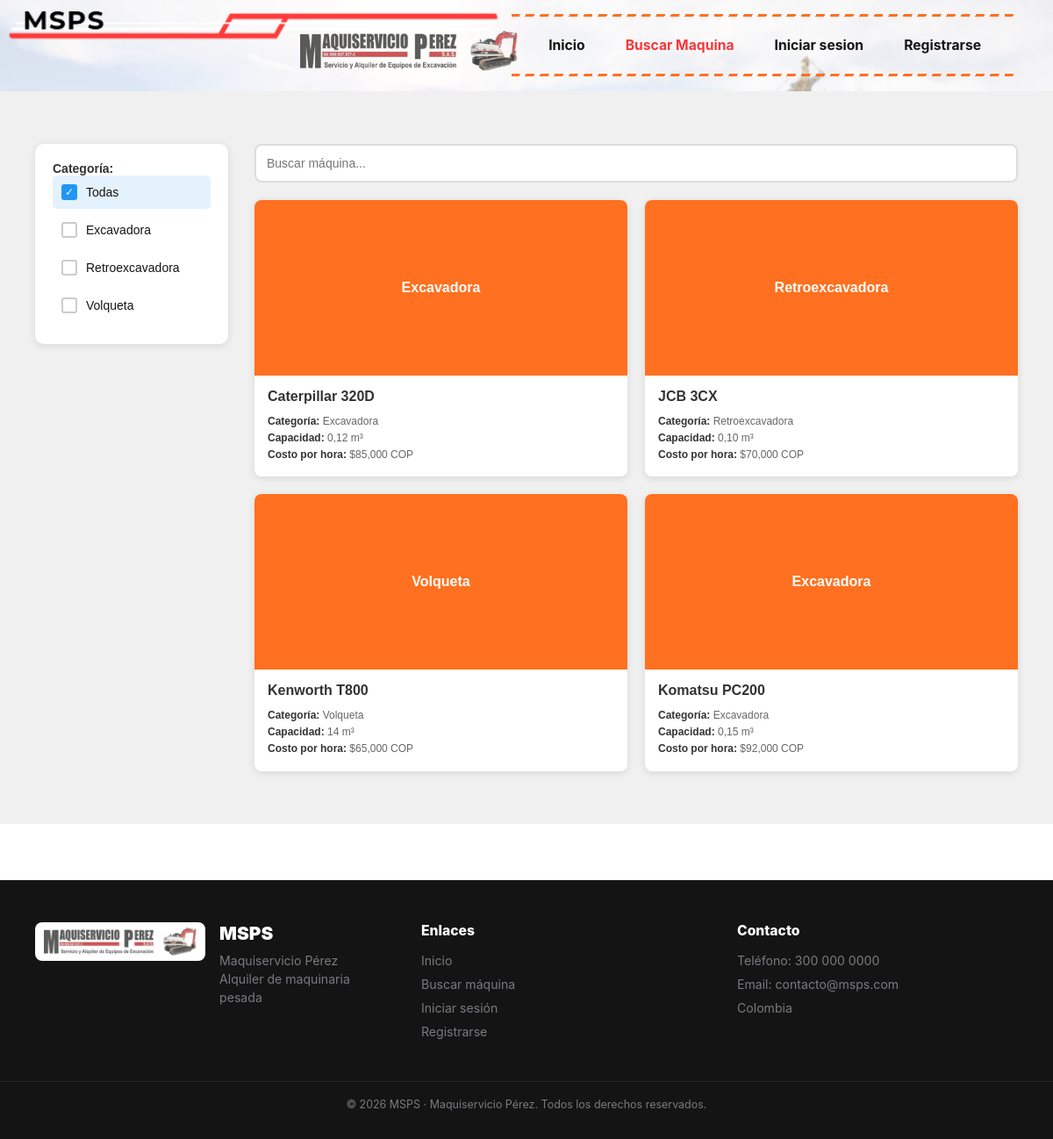
The app's page /maquinas with its own data.
### tables this page shows
CREATE TABLE categorias (
    id_categoria     INTEGER PRIMARY KEY AUTOINCREMENT,
    nombre_categoria TEXT NOT NULL UNIQUE
);

CREATE TABLE maquinarias (
    id_maquinaria   INTEGER PRIMARY KEY AUTOINCREMENT,
    marca           TEXT NOT NULL,
    descripcion     TEXT,
    capacidad       TEXT,
    modelo          TEXT,
    costo_por_hora  REAL NOT NULL CHECK (costo_por_hora >= 0),
    placa           TEXT NOT NULL UNIQUE,
    id_categoria    INTEGER NOT NULL REFERENCES categorias(id_categoria) ON DELETE RESTRICT
);

### msps/app/controllers/home_controller.py (the view)
@router.get("/maquinas")
def buscar_maquinas(request: Request, categoria: str | None = None):
    maquinas = MaquinariaModel.listar(categoria=categoria)
    categorias = CategoriaModel.listar()
    context = (
        PageContextBuilder()
        .with_title("MSPS · Buscar Máquinas")
        .with_active_nav("Buscar Maquina")
        .with_sesion(obtener_sesion_actual(request))
        .build()
    )
    context["maquinas"] = maquinas
    context["categorias"] = categorias
    context["categoria_activa"] = categoria
    return templates.TemplateResponse(request, "buscar_maquinas.html", context)

### msps/app/templates/buscar_maquinas.html (shortened to what this page needs)
{% extends "base.html" %}
{% block content %}
<div class="maquinas-container">
    <div class="maquinas-sidebar">
        <h3>Categoría:</h3>
        <div class="categoria{% if not categoria_activa %} active{% endif %}" onclick="filtrarCategoria(null, this)">
            <div class="checkbox">{% if not categoria_activa %}✓{% endif %}</div>
            <label>Todas</label>
        </div>
        {% for cat in categorias %}
        <div class="categoria{% if categoria_activa == cat.nombre_categoria %} active{% endif %}" onclick="filtrarCategoria('{{ cat.nombre_categoria }}', this)">
            <div class="checkbox">{% if categoria_activa == cat.nombre_categoria %}✓{% endif %}</div>
            <label>{{ cat.nombre_categoria }}</label>
        </div>
        {% endfor %}
    </div>
    <div class="maquinas-main">
        <div class="maquinas-search">
            <input type="text" placeholder="Buscar máquina..." onkeyup="filtrarMaquinas()">
        </div>
        <div class="maquinas-grid">
            {% for maquina in maquinas %}
            <div class="maquinas-card" data-categoria="{{ maquina.nombre_categoria }}" data-nombre="{{ maquina.marca }} {{ maquina.modelo or '' }}" onclick="irADetalle({{ maquina.id_maquinaria }})">
                <div class="maquinas-card-img">
                    <div class="maquinas-card-img--placeholder">{{ maquina.nombre_categoria }}</div>
                </div>
                <div class="maquinas-card-body">
                    <div class="maquinas-card-title">{{ maquina.marca }} {{ maquina.modelo or '' }}</div>
                    <div class="maquinas-card-spec">
                        <span class="spec-label">Categoría:</span> {{ maquina.nombre_categoria }}<br>
                        <span class="spec-label">Capacidad:</span> {{ maquina.capacidad or "N/D" }}<br>
                        <span class="spec-label">Costo por hora:</span> ${{ "{:,.0f}".format(maquina.costo_por_hora) }} COP
                    </div>
                </div>
            </div>
            {% else %}
            <p>No hay máquinas registradas todavía{% if categoria_activa %} en esta categoría{% endif %}.</p>
            {% endfor %}
        </div>
    </div>
</div>
{% endblock %}

### msps/app/templates/base.html (shortened to what this page needs)
<!DOCTYPE html>
<html lang="es">
<head>
    <link rel="stylesheet" href="{{ url_for('static', path='/css/style.css') }}">
</head>
<body>
    {% include "components/navbar.html" %}
    <main>
        {% block content %}{% endblock %}
    </main>
    {% include "components/footer.html" %}
</body>
</html>

### msps/app/templates/components/navbar.html (shortened to what this page needs)
<header class="topbar">
    <a class="topbar__brand" href="/" aria-label="Maquiservicio Pérez S.A.S. - Inicio">
        <img class="topbar__logo" src="{{ url_for('static', path='/images/logo/logo-msps.png') }}" alt="Maquiservicio Pérez S.A.S. - Servicio y Alquiler de Equipos de Excavación">
    </a>
    <nav class="topbar__nav" aria-label="Navegación principal">
        {% for item in nav_items %}
        <a class="topbar__link{% if item.active %} is-active{% endif %}" href="{{ item.href }}">{{ item.label }}</a>
        {% endfor %}
        <div class="topbar__auth" data-auth-root>
            {% if sesion %}
                <span class="topbar__user">Hola, {{ sesion.nombre }}</span>
                <form action="/logout" method="post" style="display:inline">
                    <button type="submit" class="topbar__link">Cerrar sesión</button>
                </form>
            {% else %}
                <button type="button" class="topbar__link" data-auth-trigger="login">Iniciar sesion</button>
                <button type="button" class="topbar__link" data-auth-trigger="register">Registrarse</button>
            {% endif %}
        </div>
    </nav>
</header>

### msps/app/templates/components/footer.html
<footer class="footer">
    <div class="footer__brand">
        <img class="footer__logo" src="{{ url_for('static', path='/images/logo/logo-msps.png') }}" alt="Maquiservicio Pérez S.A.S.">
        <div>
            <h3>MSPS</h3>
            <p>
                Maquiservicio Pérez<br>
                Alquiler de maquinaria pesada
            </p>
        </div>
    </div>
    <div class="footer__links">
        <h4>Enlaces</h4>
        <a href="/">Inicio</a>
        <a href="/maquinas">Buscar máquina</a>
        <a href="/login">Iniciar sesión</a>
        <a href="/registro">Registrarse</a>
    </div>
    <div class="footer__contact">
        <h4>Contacto</h4>
        <p>Teléfono: 300 000 0000</p>
        <p>Email: contacto@msps.com</p>
        <p>Colombia</p>
    </div>
</footer>
<div class="footer__bottom">
    © 2026 MSPS · Maquiservicio Pérez. Todos los derechos reservados.
</div>

### records on screen
categorias: nombre_categoria "Excavadora"
categorias: nombre_categoria "Retroexcavadora"
categorias: nombre_categoria "Volqueta"
maquinarias: nombre_categoria "Excavadora", marca "Caterpillar", modelo "320D", capacidad "0,12 m³", costo_por_hora "85,000"
maquinarias: nombre_categoria "Retroexcavadora", marca "JCB", modelo "3CX", capacidad "0,10 m³", costo_por_hora "70,000"
maquinarias: nombre_categoria "Volqueta", marca "Kenworth", modelo "T800", capacidad "14 m³", costo_por_hora "65,000"
maquinarias: nombre_categoria "Excavadora", marca "Komatsu", modelo "PC200", capacidad "0,15 m³", costo_por_hora "92,000"

### other values on screen
{{ item.label }} "Inicio" "Buscar Maquina"
